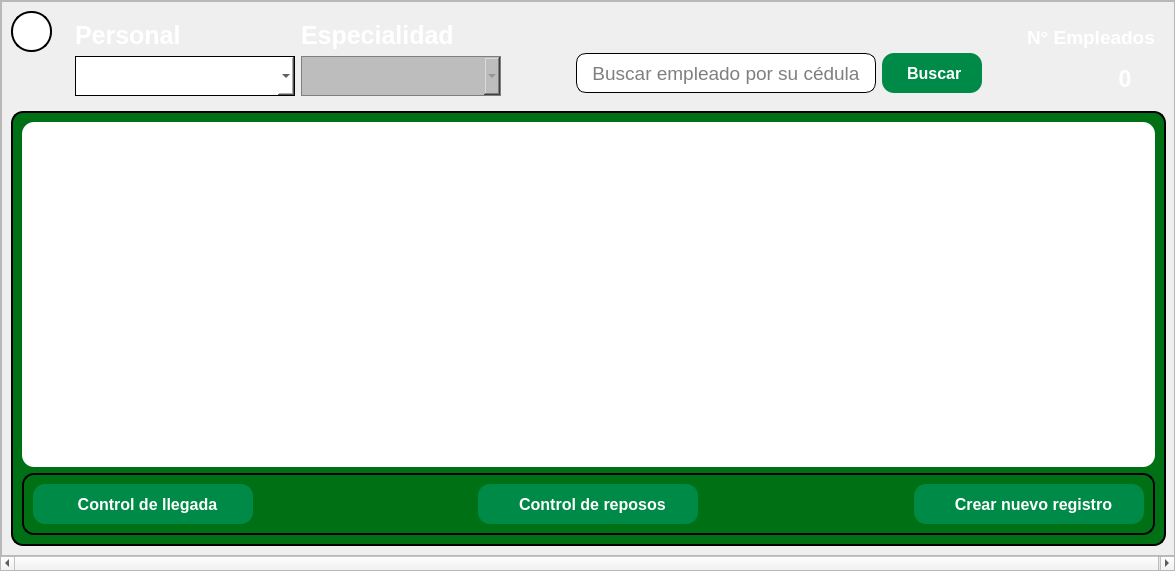
<?xml version="1.0" encoding="UTF-8"?>
<ui version="4.0">
 <class>VistaGeneralDelPersonal</class>
 <widget class="QWidget" name="VistaGeneralDelPersonal">
  <property name="geometry">
   <rect>
    <x>0</x>
    <y>0</y>
    <width>1175</width>
    <height>571</height>
   </rect>
  </property>
  <property name="sizePolicy">
   <sizepolicy hsizetype="Preferred" vsizetype="Preferred">
    <horstretch>0</horstretch>
    <verstretch>0</verstretch>
   </sizepolicy>
  </property>
  <property name="windowTitle">
   <string>Form</string>
  </property>
  <layout class="QVBoxLayout" name="verticalLayout">
   <property name="spacing">
    <number>0</number>
   </property>
   <property name="leftMargin">
    <number>0</number>
   </property>
   <property name="topMargin">
    <number>0</number>
   </property>
   <property name="rightMargin">
    <number>0</number>
   </property>
   <property name="bottomMargin">
    <number>0</number>
   </property>
   <item>
    <widget class="QScrollArea" name="area_de_scroll">
     <property name="styleSheet">
      <string notr="true"/>
     </property>
     <property name="widgetResizable">
      <bool>true</bool>
     </property>
     <widget class="QWidget" name="scrollAreaWidgetContents">
      <property name="geometry">
       <rect>
        <x>-2</x>
        <y>0</y>
        <width>1175</width>
        <height>552</height>
       </rect>
      </property>
      <property name="styleSheet">
       <string notr="true"/>
      </property>
      <layout class="QHBoxLayout" name="horizontalLayout">
       <property name="spacing">
        <number>0</number>
       </property>
       <property name="leftMargin">
        <number>0</number>
       </property>
       <property name="topMargin">
        <number>0</number>
       </property>
       <property name="rightMargin">
        <number>0</number>
       </property>
       <property name="bottomMargin">
        <number>0</number>
       </property>
       <item>
        <widget class="QFrame" name="espacio_principal">
         <property name="styleSheet">
          <string notr="true">QFrame{
	    background: qlineargradient(
        x1:0, y1:0, x2:1, y2:1,
        stop:0 #3fea87, stop:1 #00770e)
}</string>
         </property>
         <property name="frameShape">
          <enum>QFrame::StyledPanel</enum>
         </property>
         <property name="frameShadow">
          <enum>QFrame::Raised</enum>
         </property>
         <layout class="QVBoxLayout" name="verticalLayout_4">
          <item>
           <widget class="QFrame" name="espacio_superior">
            <property name="minimumSize">
             <size>
              <width>0</width>
              <height>0</height>
             </size>
            </property>
            <property name="maximumSize">
             <size>
              <width>16777215</width>
              <height>100</height>
             </size>
            </property>
            <property name="styleSheet">
             <string notr="true">background:transparent;</string>
            </property>
            <layout class="QHBoxLayout" name="horizontalLayout_4">
             <property name="spacing">
              <number>0</number>
             </property>
             <property name="leftMargin">
              <number>0</number>
             </property>
             <property name="topMargin">
              <number>0</number>
             </property>
             <property name="rightMargin">
              <number>0</number>
             </property>
             <property name="bottomMargin">
              <number>0</number>
             </property>
             <item alignment="Qt::AlignLeft">
              <widget class="QFrame" name="espacio_boton_de_regreso">
               <property name="minimumSize">
                <size>
                 <width>55</width>
                 <height>0</height>
                </size>
               </property>
               <property name="maximumSize">
                <size>
                 <width>42</width>
                 <height>16777215</height>
                </size>
               </property>
               <property name="styleSheet">
                <string notr="true">background:transparent;</string>
               </property>
               <property name="frameShape">
                <enum>QFrame::StyledPanel</enum>
               </property>
               <property name="frameShadow">
                <enum>QFrame::Raised</enum>
               </property>
               <widget class="QPushButton" name="boton_de_regreso">
                <property name="geometry">
                 <rect>
                  <x>0</x>
                  <y>0</y>
                  <width>41</width>
                  <height>41</height>
                 </rect>
                </property>
                <property name="cursor">
                 <cursorShape>PointingHandCursor</cursorShape>
                </property>
                <property name="styleSheet">
                 <string notr="true">QPushButton{

	background-color: rgb(255, 255, 255);
	border-radius: 20px ;
	border:2px solid;

}

QPushButton:hover{

	background-color: rgb(199, 199, 199)
}</string>
                </property>
                <property name="text">
                 <string/>
                </property>
                <property name="icon">
                 <iconset>
                  <normaloff>../recursos_de_imagenes/iconos_de_interfaz/flecha_izquierda_2.png</normaloff>../recursos_de_imagenes/iconos_de_interfaz/flecha_izquierda_2.png</iconset>
                </property>
                <property name="iconSize">
                 <size>
                  <width>30</width>
                  <height>30</height>
                 </size>
                </property>
               </widget>
              </widget>
             </item>
             <item alignment="Qt::AlignLeft">
              <widget class="QFrame" name="espacio_para_las_opciones">
               <property name="sizePolicy">
                <sizepolicy hsizetype="Fixed" vsizetype="Fixed">
                 <horstretch>10</horstretch>
                 <verstretch>0</verstretch>
                </sizepolicy>
               </property>
               <property name="minimumSize">
                <size>
                 <width>500</width>
                 <height>90</height>
                </size>
               </property>
               <property name="sizeIncrement">
                <size>
                 <width>0</width>
                 <height>0</height>
                </size>
               </property>
               <property name="styleSheet">
                <string notr="true">background:transparent;</string>
               </property>
               <property name="frameShadow">
                <enum>QFrame::Plain</enum>
               </property>
               <layout class="QFormLayout" name="formLayout">
                <item row="0" column="0">
                 <widget class="QLabel" name="label_boton_opciones">
                  <property name="minimumSize">
                   <size>
                    <width>200</width>
                    <height>30</height>
                   </size>
                  </property>
                  <property name="font">
                   <font>
                    <family>Arial</family>
                    <pointsize>19</pointsize>
                    <weight>75</weight>
                    <bold>true</bold>
                   </font>
                  </property>
                  <property name="styleSheet">
                   <string notr="true">QLabel{
	
	color: rgb(255, 255, 255);
	
	background:transparent;
}</string>
                  </property>
                  <property name="text">
                   <string>Personal</string>
                  </property>
                 </widget>
                </item>
                <item row="0" column="1">
                 <widget class="QLabel" name="label_especialidades">
                  <property name="font">
                   <font>
                    <family>Arial</family>
                    <pointsize>19</pointsize>
                    <weight>75</weight>
                    <bold>true</bold>
                   </font>
                  </property>
                  <property name="styleSheet">
                   <string notr="true">QLabel{
	
	color: rgb(255, 255, 255);
background:transparent;}</string>
                  </property>
                  <property name="text">
                   <string>Especialidad</string>
                  </property>
                 </widget>
                </item>
                <item row="1" column="0">
                 <widget class="QComboBox" name="boton_de_opciones">
                  <property name="sizePolicy">
                   <sizepolicy hsizetype="Fixed" vsizetype="Fixed">
                    <horstretch>0</horstretch>
                    <verstretch>0</verstretch>
                   </sizepolicy>
                  </property>
                  <property name="minimumSize">
                   <size>
                    <width>220</width>
                    <height>40</height>
                   </size>
                  </property>
                  <property name="styleSheet">
                   <string notr="true">QComboBox{

	font: 75 12pt &quot;Arial&quot;;
	padding-left:15px;
	background:white;
	border:1px solid black;
}

QComboBox:focus {
    border: 2px solid #0078d7;   /* Borde azul cuando está en foco */
    background-color: #e0f7ff;   /* Fondo azul claro */
}

QComboBox:focus {
    border: 2px solid #0078d7;   /* Borde azul cuando está en foco */
    background-color: #e0f7ff;   /* Fondo azul claro */
}




QComboBox QAbstractItemView {
    border: 1px solid #ccc;
    background-color: white;
    color: #333;
    padding: 5px;  /* Margen interno de la lista */
    spacing: 10px; /* Espaciado entre los elementos (algunas versiones de Qt lo admiten) */
}

QComboBox QAbstractItemView::item {
    padding: 8px; /* Espaciado interno de cada elemento */
    margin: 4px; /* Separación entre los elementos */
}

QComboBox QAbstractItemView::item:hover {
    background-color: #c5c1c1;
    color: white;
}



</string>
                  </property>
                  <property name="editable">
                   <bool>false</bool>
                  </property>
                  <property name="currentText">
                   <string/>
                  </property>
                  <property name="currentIndex">
                   <number>-1</number>
                  </property>
                  <property name="insertPolicy">
                   <enum>QComboBox::NoInsert</enum>
                  </property>
                  <property name="iconSize">
                   <size>
                    <width>40</width>
                    <height>40</height>
                   </size>
                  </property>
                  <property name="placeholderText">
                   <string/>
                  </property>
                 </widget>
                </item>
                <item row="1" column="1">
                 <widget class="QComboBox" name="boton_especialidades">
                  <property name="enabled">
                   <bool>false</bool>
                  </property>
                  <property name="sizePolicy">
                   <sizepolicy hsizetype="Fixed" vsizetype="Fixed">
                    <horstretch>0</horstretch>
                    <verstretch>0</verstretch>
                   </sizepolicy>
                  </property>
                  <property name="minimumSize">
                   <size>
                    <width>200</width>
                    <height>40</height>
                   </size>
                  </property>
                  <property name="styleSheet">
                   <string notr="true">QComboBox{

	font: 75 12pt &quot;Arial&quot;;
	padding-left:15px;
background:white;
	border:1px solid black;
}

QComboBox:focus {
    border: 2px solid #0078d7;   /* Borde azul cuando está en foco */
    background-color: #e0f7ff;   /* Fondo azul claro */
}

QComboBox:focus {
    border: 2px solid #0078d7;   /* Borde azul cuando está en foco */
    background-color: #e0f7ff;   /* Fondo azul claro */
}




QComboBox QAbstractItemView {
    border: 1px solid #ccc;
    background-color: white;
    color: #333;
    padding: 5px;  /* Margen interno de la lista */
    spacing: 10px; /* Espaciado entre los elementos (algunas versiones de Qt lo admiten) */
}

QComboBox QAbstractItemView::item {
    padding: 8px; /* Espaciado interno de cada elemento */
    margin: 4px; /* Separación entre los elementos */
}

QComboBox QAbstractItemView::item:hover {
    background-color: #c5c1c1;
    color: white;
}

QComboBox:disabled {
        background-color:rgb(189, 189, 189);
        color: #808080;
        border: 1px solid rgb(127, 127, 127);
    }




</string>
                  </property>
                  <property name="editable">
                   <bool>false</bool>
                  </property>
                  <property name="currentText">
                   <string/>
                  </property>
                  <property name="currentIndex">
                   <number>-1</number>
                  </property>
                  <property name="insertPolicy">
                   <enum>QComboBox::NoInsert</enum>
                  </property>
                  <property name="iconSize">
                   <size>
                    <width>40</width>
                    <height>40</height>
                   </size>
                  </property>
                  <property name="placeholderText">
                   <string/>
                  </property>
                 </widget>
                </item>
               </layout>
               <zorder>boton_de_opciones</zorder>
               <zorder>label_boton_opciones</zorder>
               <zorder>boton_especialidades</zorder>
               <zorder>label_especialidades</zorder>
              </widget>
             </item>
             <item alignment="Qt::AlignLeft">
              <widget class="QFrame" name="espacio_para_barra_de_busqueda">
               <property name="sizePolicy">
                <sizepolicy hsizetype="Fixed" vsizetype="Fixed">
                 <horstretch>20</horstretch>
                 <verstretch>0</verstretch>
                </sizepolicy>
               </property>
               <property name="minimumSize">
                <size>
                 <width>450</width>
                 <height>90</height>
                </size>
               </property>
               <property name="styleSheet">
                <string notr="true">background:transparent;</string>
               </property>
               <property name="frameShape">
                <enum>QFrame::StyledPanel</enum>
               </property>
               <property name="frameShadow">
                <enum>QFrame::Raised</enum>
               </property>
               <layout class="QHBoxLayout" name="horizontalLayout_3">
                <item alignment="Qt::AlignHCenter|Qt::AlignBottom">
                 <widget class="QLineEdit" name="barra_de_busqueda">
                  <property name="sizePolicy">
                   <sizepolicy hsizetype="Expanding" vsizetype="Fixed">
                    <horstretch>0</horstretch>
                    <verstretch>0</verstretch>
                   </sizepolicy>
                  </property>
                  <property name="minimumSize">
                   <size>
                    <width>300</width>
                    <height>40</height>
                   </size>
                  </property>
                  <property name="maximumSize">
                   <size>
                    <width>300</width>
                    <height>16777215</height>
                   </size>
                  </property>
                  <property name="font">
                   <font>
                    <family>Arial</family>
                    <pointsize>14</pointsize>
                    <weight>50</weight>
                    <italic>false</italic>
                    <bold>false</bold>
                   </font>
                  </property>
                  <property name="styleSheet">
                   <string notr="true">QLineEdit{
	
	background-color: rgb(255, 255, 255);
	border-radius:10px;
	padding-left: 5px;
 padding-right:5px;
	padding-top:1px;
	border:1px solid black  ;
	

}

QLineEdit:focus{

	border: 2px solid rgb(17, 192, 255)



}
</string>
                  </property>
                  <property name="alignment">
                   <set>Qt::AlignCenter</set>
                  </property>
                  <property name="placeholderText">
                   <string>Buscar empleado por su cédula</string>
                  </property>
                 </widget>
                </item>
                <item alignment="Qt::AlignLeft|Qt::AlignBottom">
                 <widget class="QPushButton" name="boton_buscar">
                  <property name="sizePolicy">
                   <sizepolicy hsizetype="Minimum" vsizetype="Fixed">
                    <horstretch>20</horstretch>
                    <verstretch>20</verstretch>
                   </sizepolicy>
                  </property>
                  <property name="minimumSize">
                   <size>
                    <width>100</width>
                    <height>40</height>
                   </size>
                  </property>
                  <property name="maximumSize">
                   <size>
                    <width>100</width>
                    <height>16777215</height>
                   </size>
                  </property>
                  <property name="font">
                   <font>
                    <family>Arial</family>
                    <pointsize>12</pointsize>
                    <weight>75</weight>
                    <bold>true</bold>
                   </font>
                  </property>
                  <property name="cursor">
                   <cursorShape>PointingHandCursor</cursorShape>
                  </property>
                  <property name="styleSheet">
                   <string notr="true">QPushButton{

	background-color: #008a47;
	color: rgb(255, 255, 255);
	border-radius:12px;

}

QPushButton:hover{

	
	background-color: rgb(0, 56, 10);

}</string>
                  </property>
                  <property name="text">
                   <string> Buscar</string>
                  </property>
                  <property name="icon">
                   <iconset>
                    <normaloff>../recursos_de_imagenes/iconos_de_interfaz/lupa_blanca.png</normaloff>../recursos_de_imagenes/iconos_de_interfaz/lupa_blanca.png</iconset>
                  </property>
                  <property name="iconSize">
                   <size>
                    <width>25</width>
                    <height>25</height>
                   </size>
                  </property>
                 </widget>
                </item>
               </layout>
              </widget>
             </item>
             <item alignment="Qt::AlignHCenter">
              <widget class="QFrame" name="contador">
               <property name="sizePolicy">
                <sizepolicy hsizetype="Preferred" vsizetype="Preferred">
                 <horstretch>0</horstretch>
                 <verstretch>0</verstretch>
                </sizepolicy>
               </property>
               <property name="minimumSize">
                <size>
                 <width>150</width>
                 <height>0</height>
                </size>
               </property>
               <property name="maximumSize">
                <size>
                 <width>150</width>
                 <height>16777215</height>
                </size>
               </property>
               <property name="styleSheet">
                <string notr="true">background:transparent;</string>
               </property>
               <layout class="QGridLayout" name="gridLayout">
                <item row="1" column="1" alignment="Qt::AlignHCenter">
                 <widget class="QLabel" name="label_contador">
                  <property name="minimumSize">
                   <size>
                    <width>50</width>
                    <height>0</height>
                   </size>
                  </property>
                  <property name="font">
                   <font>
                    <family>Arial</family>
                    <pointsize>17</pointsize>
                    <weight>75</weight>
                    <bold>true</bold>
                   </font>
                  </property>
                  <property name="styleSheet">
                   <string notr="true">QLabel{

	color: rgb(255, 255, 255);
	
	

}</string>
                  </property>
                  <property name="text">
                   <string>0</string>
                  </property>
                  <property name="alignment">
                   <set>Qt::AlignCenter</set>
                  </property>
                 </widget>
                </item>
                <item row="1" column="0" alignment="Qt::AlignHCenter">
                 <widget class="QLabel" name="imagen_contador">
                  <property name="maximumSize">
                   <size>
                    <width>40</width>
                    <height>40</height>
                   </size>
                  </property>
                  <property name="styleSheet">
                   <string notr="true">color: rgb(255, 255, 255);</string>
                  </property>
                  <property name="text">
                   <string/>
                  </property>
                  <property name="pixmap">
                   <pixmap>../recursos_de_imagenes/iconos_de_interfaz/icono_de_usuario.png</pixmap>
                  </property>
                  <property name="scaledContents">
                   <bool>true</bool>
                  </property>
                 </widget>
                </item>
                <item row="0" column="0" colspan="2" alignment="Qt::AlignHCenter">
                 <widget class="QLabel" name="label_titulo_contador">
                  <property name="font">
                   <font>
                    <family>Arial</family>
                    <pointsize>14</pointsize>
                    <weight>75</weight>
                    <italic>false</italic>
                    <bold>true</bold>
                   </font>
                  </property>
                  <property name="styleSheet">
                   <string notr="true">QLabel{

	color: rgb(255, 255, 255);
	
	


}</string>
                  </property>
                  <property name="text">
                   <string>N° Empleados</string>
                  </property>
                 </widget>
                </item>
               </layout>
              </widget>
             </item>
            </layout>
           </widget>
          </item>
          <item>
           <widget class="QFrame" name="espacio_central">
            <property name="styleSheet">
             <string notr="true">QFrame{

	background-color: rgb(0, 112, 21);
	border-radius:12px;
	border:2px solid black;
}</string>
            </property>
            <property name="frameShape">
             <enum>QFrame::StyledPanel</enum>
            </property>
            <property name="frameShadow">
             <enum>QFrame::Raised</enum>
            </property>
            <layout class="QVBoxLayout" name="verticalLayout_2">
             <item>
              <widget class="QTableView" name="tabla_ver_personal">
               <property name="styleSheet">
                <string notr="true">

background-color: rgb(255, 255, 255);
border:none;</string>
               </property>
               <property name="autoScrollMargin">
                <number>0</number>
               </property>
               <property name="editTriggers">
                <set>QAbstractItemView::DoubleClicked</set>
               </property>
               <property name="dragDropOverwriteMode">
                <bool>false</bool>
               </property>
               <property name="selectionBehavior">
                <enum>QAbstractItemView::SelectRows</enum>
               </property>
               <property name="sortingEnabled">
                <bool>true</bool>
               </property>
               <property name="wordWrap">
                <bool>true</bool>
               </property>
               <property name="cornerButtonEnabled">
                <bool>false</bool>
               </property>
              </widget>
             </item>
             <item>
              <widget class="QFrame" name="espacio_botones">
               <property name="maximumSize">
                <size>
                 <width>16777215</width>
                 <height>70</height>
                </size>
               </property>
               <property name="styleSheet">
                <string notr="true">border:0xp;</string>
               </property>
               <layout class="QHBoxLayout" name="horizontalLayout_2">
                <item alignment="Qt::AlignLeft">
                 <widget class="QPushButton" name="boton_control_de_llegada">
                  <property name="sizePolicy">
                   <sizepolicy hsizetype="Fixed" vsizetype="Fixed">
                    <horstretch>0</horstretch>
                    <verstretch>0</verstretch>
                   </sizepolicy>
                  </property>
                  <property name="minimumSize">
                   <size>
                    <width>220</width>
                    <height>40</height>
                   </size>
                  </property>
                  <property name="maximumSize">
                   <size>
                    <width>250</width>
                    <height>400</height>
                   </size>
                  </property>
                  <property name="font">
                   <font>
                    <family>Arial</family>
                    <pointsize>12</pointsize>
                    <weight>75</weight>
                    <bold>true</bold>
                   </font>
                  </property>
                  <property name="cursor">
                   <cursorShape>PointingHandCursor</cursorShape>
                  </property>
                  <property name="styleSheet">
                   <string notr="true">QPushButton{

	background-color: #008a47;
	color: rgb(255, 255, 255);
	border-radius:12px;

}

QPushButton:hover{

	
	background-color: rgb(0, 56, 10);

}</string>
                  </property>
                  <property name="text">
                   <string>  Control de llegada</string>
                  </property>
                  <property name="icon">
                   <iconset>
                    <normaloff>../recursos_de_imagenes/iconos_de_interfaz/control_de_llegada.png</normaloff>../recursos_de_imagenes/iconos_de_interfaz/control_de_llegada.png</iconset>
                  </property>
                  <property name="iconSize">
                   <size>
                    <width>26</width>
                    <height>26</height>
                   </size>
                  </property>
                 </widget>
                </item>
                <item alignment="Qt::AlignHCenter">
                 <widget class="QPushButton" name="boton_control_de_reposos">
                  <property name="sizePolicy">
                   <sizepolicy hsizetype="Fixed" vsizetype="Fixed">
                    <horstretch>0</horstretch>
                    <verstretch>0</verstretch>
                   </sizepolicy>
                  </property>
                  <property name="minimumSize">
                   <size>
                    <width>220</width>
                    <height>40</height>
                   </size>
                  </property>
                  <property name="maximumSize">
                   <size>
                    <width>250</width>
                    <height>400</height>
                   </size>
                  </property>
                  <property name="font">
                   <font>
                    <family>Arial</family>
                    <pointsize>12</pointsize>
                    <weight>75</weight>
                    <bold>true</bold>
                   </font>
                  </property>
                  <property name="cursor">
                   <cursorShape>PointingHandCursor</cursorShape>
                  </property>
                  <property name="styleSheet">
                   <string notr="true">QPushButton{

	background-color: #008a47;
	color: rgb(255, 255, 255);
	border-radius:12px;

}

QPushButton:hover{

	
	background-color: rgb(0, 56, 10);

}</string>
                  </property>
                  <property name="text">
                   <string>  Control de reposos</string>
                  </property>
                  <property name="icon">
                   <iconset>
                    <normaloff>../recursos_de_imagenes/iconos_de_interfaz/control_de_reposos.png</normaloff>../recursos_de_imagenes/iconos_de_interfaz/control_de_reposos.png</iconset>
                  </property>
                  <property name="iconSize">
                   <size>
                    <width>26</width>
                    <height>26</height>
                   </size>
                  </property>
                 </widget>
                </item>
                <item alignment="Qt::AlignRight">
                 <widget class="QPushButton" name="boton_crear_nuevo_registro">
                  <property name="sizePolicy">
                   <sizepolicy hsizetype="Fixed" vsizetype="Fixed">
                    <horstretch>0</horstretch>
                    <verstretch>0</verstretch>
                   </sizepolicy>
                  </property>
                  <property name="minimumSize">
                   <size>
                    <width>230</width>
                    <height>40</height>
                   </size>
                  </property>
                  <property name="maximumSize">
                   <size>
                    <width>250</width>
                    <height>400</height>
                   </size>
                  </property>
                  <property name="font">
                   <font>
                    <family>Arial</family>
                    <pointsize>12</pointsize>
                    <weight>75</weight>
                    <bold>true</bold>
                   </font>
                  </property>
                  <property name="cursor">
                   <cursorShape>PointingHandCursor</cursorShape>
                  </property>
                  <property name="styleSheet">
                   <string notr="true">QPushButton{

	background-color: #008a47;
	color: rgb(255, 255, 255);
	border-radius:12px;

}

QPushButton:hover{

	
	background-color: rgb(0, 56, 10);

}</string>
                  </property>
                  <property name="text">
                   <string>  Crear nuevo registro</string>
                  </property>
                  <property name="icon">
                   <iconset>
                    <normaloff>../recursos_de_imagenes/iconos_de_interfaz/nuevo_registro.png</normaloff>../recursos_de_imagenes/iconos_de_interfaz/nuevo_registro.png</iconset>
                  </property>
                  <property name="iconSize">
                   <size>
                    <width>26</width>
                    <height>26</height>
                   </size>
                  </property>
                 </widget>
                </item>
               </layout>
              </widget>
             </item>
            </layout>
           </widget>
          </item>
         </layout>
        </widget>
       </item>
      </layout>
     </widget>
    </widget>
   </item>
  </layout>
 </widget>
 <resources/>
 <connections/>
</ui>
